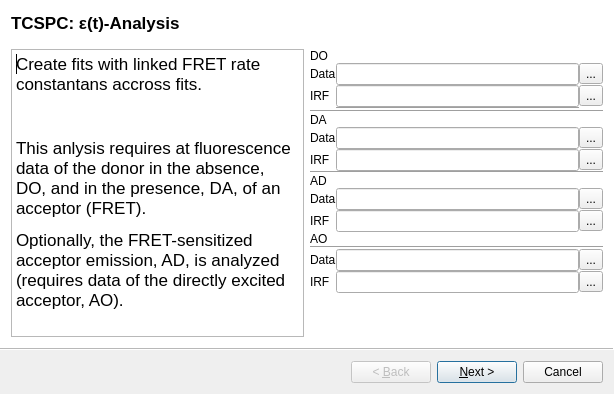
<?xml version="1.0" encoding="UTF-8"?>
<ui version="4.0">
 <class>Wizard</class>
 <widget class="QWizard" name="Wizard">
  <property name="geometry">
   <rect>
    <x>0</x>
    <y>0</y>
    <width>614</width>
    <height>394</height>
   </rect>
  </property>
  <property name="windowTitle">
   <string>Wizard</string>
  </property>
  <property name="sizeGripEnabled">
   <bool>false</bool>
  </property>
  <property name="modal">
   <bool>false</bool>
  </property>
  <property name="wizardStyle">
   <enum>QWizard::ModernStyle</enum>
  </property>
  <property name="titleFormat">
   <enum>Qt::AutoText</enum>
  </property>
  <widget class="QWizardPage" name="wizardPage1">
   <property name="title">
    <string>TCSPC: ε(t)-Analysis</string>
   </property>
   <property name="subTitle">
    <string/>
   </property>
   <layout class="QHBoxLayout" name="horizontalLayout">
    <item>
     <widget class="QTextEdit" name="textEdit">
      <property name="html">
       <string>&lt;!DOCTYPE HTML PUBLIC &quot;-//W3C//DTD HTML 4.0//EN&quot; &quot;http://www.w3.org/TR/REC-html40/strict.dtd&quot;&gt;
&lt;html&gt;&lt;head&gt;&lt;meta name=&quot;qrichtext&quot; content=&quot;1&quot; /&gt;&lt;style type=&quot;text/css&quot;&gt;
p, li { white-space: pre-wrap; }
&lt;/style&gt;&lt;/head&gt;&lt;body style=&quot; font-family:'.AppleSystemUIFont'; font-size:13pt; font-weight:400; font-style:normal;&quot;&gt;
&lt;p style=&quot; margin-top:12px; margin-bottom:12px; margin-left:0px; margin-right:0px; -qt-block-indent:0; text-indent:0px;&quot;&gt;&lt;img src=&quot;:/icons/icons/et.png&quot; width=&quot;50&quot; style=&quot;float: right;&quot; /&gt;Create fits with linked FRET rate constantans accross fits. &lt;/p&gt;
&lt;p style=&quot;-qt-paragraph-type:empty; margin-top:12px; margin-bottom:12px; margin-left:0px; margin-right:0px; -qt-block-indent:0; text-indent:0px;&quot;&gt;&lt;br /&gt;&lt;/p&gt;
&lt;p style=&quot; margin-top:12px; margin-bottom:12px; margin-left:0px; margin-right:0px; -qt-block-indent:0; text-indent:0px;&quot;&gt;This anlysis requires at fluorescence data of the donor in the absence, DO, and in the presence, DA, of an acceptor (FRET). &lt;/p&gt;
&lt;p style=&quot; margin-top:12px; margin-bottom:12px; margin-left:0px; margin-right:0px; -qt-block-indent:0; text-indent:0px;&quot;&gt;Optionally, the FRET-sensitized acceptor emission, AD, is analyzed (requires data of the directly excited acceptor, AO).&lt;/p&gt;&lt;/body&gt;&lt;/html&gt;</string>
      </property>
     </widget>
    </item>
    <item>
     <layout class="QVBoxLayout" name="verticalLayout">
      <property name="spacing">
       <number>0</number>
      </property>
      <item>
       <layout class="QGridLayout" name="gridLayout">
        <property name="spacing">
         <number>0</number>
        </property>
        <item row="1" column="0">
         <widget class="QLabel" name="label">
          <property name="text">
           <string>Data</string>
          </property>
         </widget>
        </item>
        <item row="6" column="1">
         <widget class="Line" name="line_2">
          <property name="orientation">
           <enum>Qt::Horizontal</enum>
          </property>
         </widget>
        </item>
        <item row="2" column="2">
         <widget class="QToolButton" name="toolButton_2">
          <property name="text">
           <string>...</string>
          </property>
         </widget>
        </item>
        <item row="2" column="0">
         <widget class="QLabel" name="label_2">
          <property name="text">
           <string>IRF</string>
          </property>
         </widget>
        </item>
        <item row="2" column="1">
         <widget class="QLineEdit" name="lineEdit_2"/>
        </item>
        <item row="1" column="1">
         <widget class="QLineEdit" name="lineEdit"/>
        </item>
        <item row="1" column="2">
         <widget class="QToolButton" name="toolButton">
          <property name="text">
           <string>...</string>
          </property>
         </widget>
        </item>
        <item row="0" column="0">
         <widget class="QLabel" name="label_7">
          <property name="text">
           <string>DO</string>
          </property>
         </widget>
        </item>
       </layout>
      </item>
      <item>
       <widget class="Line" name="line">
        <property name="orientation">
         <enum>Qt::Horizontal</enum>
        </property>
       </widget>
      </item>
      <item>
       <widget class="QLabel" name="label_8">
        <property name="text">
         <string>DA</string>
        </property>
       </widget>
      </item>
      <item>
       <layout class="QGridLayout" name="gridLayout_2">
        <property name="spacing">
         <number>0</number>
        </property>
        <item row="0" column="0">
         <widget class="QLabel" name="label_4">
          <property name="text">
           <string>Data</string>
          </property>
         </widget>
        </item>
        <item row="0" column="1">
         <widget class="QLineEdit" name="lineEdit_4"/>
        </item>
        <item row="0" column="2">
         <widget class="QToolButton" name="toolButton_4">
          <property name="text">
           <string>...</string>
          </property>
         </widget>
        </item>
        <item row="1" column="0">
         <widget class="QLabel" name="label_3">
          <property name="text">
           <string>IRF</string>
          </property>
         </widget>
        </item>
        <item row="1" column="1">
         <widget class="QLineEdit" name="lineEdit_3"/>
        </item>
        <item row="1" column="2">
         <widget class="QToolButton" name="toolButton_3">
          <property name="text">
           <string>...</string>
          </property>
         </widget>
        </item>
       </layout>
      </item>
      <item>
       <widget class="Line" name="line_3">
        <property name="orientation">
         <enum>Qt::Horizontal</enum>
        </property>
       </widget>
      </item>
      <item>
       <widget class="QLabel" name="label_9">
        <property name="text">
         <string>AD</string>
        </property>
       </widget>
      </item>
      <item>
       <layout class="QGridLayout" name="gridLayout_3">
        <property name="spacing">
         <number>0</number>
        </property>
        <item row="0" column="1">
         <widget class="QLineEdit" name="lineEdit_5"/>
        </item>
        <item row="1" column="2">
         <widget class="QToolButton" name="toolButton_6">
          <property name="text">
           <string>...</string>
          </property>
         </widget>
        </item>
        <item row="0" column="0">
         <widget class="QLabel" name="label_6">
          <property name="text">
           <string>Data</string>
          </property>
         </widget>
        </item>
        <item row="0" column="2">
         <widget class="QToolButton" name="toolButton_5">
          <property name="text">
           <string>...</string>
          </property>
         </widget>
        </item>
        <item row="1" column="1">
         <widget class="QLineEdit" name="lineEdit_6"/>
        </item>
        <item row="1" column="0">
         <widget class="QLabel" name="label_5">
          <property name="text">
           <string>IRF</string>
          </property>
         </widget>
        </item>
       </layout>
      </item>
      <item>
       <widget class="QLabel" name="label_12">
        <property name="text">
         <string>AO</string>
        </property>
       </widget>
      </item>
      <item>
       <widget class="Line" name="line_4">
        <property name="orientation">
         <enum>Qt::Horizontal</enum>
        </property>
       </widget>
      </item>
      <item>
       <layout class="QGridLayout" name="gridLayout_4">
        <property name="spacing">
         <number>0</number>
        </property>
        <item row="1" column="0">
         <widget class="QLabel" name="label_10">
          <property name="text">
           <string>IRF</string>
          </property>
         </widget>
        </item>
        <item row="1" column="2">
         <widget class="QToolButton" name="toolButton_7">
          <property name="text">
           <string>...</string>
          </property>
         </widget>
        </item>
        <item row="1" column="1">
         <widget class="QLineEdit" name="lineEdit_7"/>
        </item>
        <item row="0" column="0">
         <widget class="QLabel" name="label_11">
          <property name="text">
           <string>Data</string>
          </property>
         </widget>
        </item>
        <item row="0" column="1">
         <widget class="QLineEdit" name="lineEdit_8"/>
        </item>
        <item row="0" column="2">
         <widget class="QToolButton" name="toolButton_8">
          <property name="text">
           <string>...</string>
          </property>
         </widget>
        </item>
       </layout>
      </item>
      <item>
       <spacer name="verticalSpacer">
        <property name="orientation">
         <enum>Qt::Vertical</enum>
        </property>
        <property name="sizeHint" stdset="0">
         <size>
          <width>20</width>
          <height>40</height>
         </size>
        </property>
       </spacer>
      </item>
     </layout>
    </item>
   </layout>
  </widget>
  <widget class="QWizardPage" name="wizardPage2">
   <property name="title">
    <string>Create fits</string>
   </property>
   <property name="subTitle">
    <string/>
   </property>
   <layout class="QGridLayout" name="gridLayout_6">
    <item row="0" column="0" rowspan="2">
     <widget class="QTextBrowser" name="textBrowser">
      <property name="sizePolicy">
       <sizepolicy hsizetype="Expanding" vsizetype="Expanding">
        <horstretch>0</horstretch>
        <verstretch>0</verstretch>
       </sizepolicy>
      </property>
      <property name="html">
       <string>&lt;!DOCTYPE HTML PUBLIC &quot;-//W3C//DTD HTML 4.0//EN&quot; &quot;http://www.w3.org/TR/REC-html40/strict.dtd&quot;&gt;
&lt;html&gt;&lt;head&gt;&lt;meta name=&quot;qrichtext&quot; content=&quot;1&quot; /&gt;&lt;style type=&quot;text/css&quot;&gt;
p, li { white-space: pre-wrap; }
&lt;/style&gt;&lt;/head&gt;&lt;body style=&quot; font-family:'.AppleSystemUIFont'; font-size:13pt; font-weight:400; font-style:normal;&quot;&gt;
&lt;p style=&quot; margin-top:0px; margin-bottom:0px; margin-left:0px; margin-right:0px; -qt-block-indent:0; text-indent:0px;&quot;&gt;Create an optimize individial fits.&lt;/p&gt;&lt;/body&gt;&lt;/html&gt;</string>
      </property>
     </widget>
    </item>
    <item row="0" column="1">
     <layout class="QGridLayout" name="gridLayout_5">
      <property name="horizontalSpacing">
       <number>-1</number>
      </property>
      <property name="verticalSpacing">
       <number>0</number>
      </property>
      <item row="0" column="0">
       <widget class="QCheckBox" name="checkBox">
        <property name="sizePolicy">
         <sizepolicy hsizetype="Minimum" vsizetype="Fixed">
          <horstretch>0</horstretch>
          <verstretch>0</verstretch>
         </sizepolicy>
        </property>
        <property name="text">
         <string>Donor (DO)</string>
        </property>
        <property name="checkable">
         <bool>false</bool>
        </property>
       </widget>
      </item>
      <item row="0" column="1">
       <widget class="QToolButton" name="toolButton_9">
        <property name="sizePolicy">
         <sizepolicy hsizetype="Fixed" vsizetype="Fixed">
          <horstretch>0</horstretch>
          <verstretch>0</verstretch>
         </sizepolicy>
        </property>
        <property name="text">
         <string>create</string>
        </property>
       </widget>
      </item>
      <item row="1" column="0">
       <widget class="QCheckBox" name="checkBox_2">
        <property name="enabled">
         <bool>false</bool>
        </property>
        <property name="text">
         <string>FRET (DA)</string>
        </property>
        <property name="checkable">
         <bool>false</bool>
        </property>
       </widget>
      </item>
      <item row="1" column="1">
       <widget class="QToolButton" name="toolButton_10">
        <property name="enabled">
         <bool>true</bool>
        </property>
        <property name="sizePolicy">
         <sizepolicy hsizetype="Minimum" vsizetype="Fixed">
          <horstretch>0</horstretch>
          <verstretch>0</verstretch>
         </sizepolicy>
        </property>
        <property name="text">
         <string>create</string>
        </property>
       </widget>
      </item>
      <item row="2" column="0">
       <widget class="QCheckBox" name="checkBox_3">
        <property name="enabled">
         <bool>false</bool>
        </property>
        <property name="text">
         <string>Acceptor (AO)</string>
        </property>
        <property name="checkable">
         <bool>false</bool>
        </property>
       </widget>
      </item>
      <item row="2" column="1">
       <widget class="QToolButton" name="toolButton_11">
        <property name="enabled">
         <bool>false</bool>
        </property>
        <property name="sizePolicy">
         <sizepolicy hsizetype="Minimum" vsizetype="Fixed">
          <horstretch>0</horstretch>
          <verstretch>0</verstretch>
         </sizepolicy>
        </property>
        <property name="text">
         <string>create</string>
        </property>
       </widget>
      </item>
      <item row="3" column="0">
       <widget class="QCheckBox" name="checkBox_4">
        <property name="enabled">
         <bool>false</bool>
        </property>
        <property name="text">
         <string>Acceptor (AD)</string>
        </property>
        <property name="checkable">
         <bool>false</bool>
        </property>
       </widget>
      </item>
      <item row="3" column="1">
       <widget class="QToolButton" name="toolButton_12">
        <property name="enabled">
         <bool>false</bool>
        </property>
        <property name="sizePolicy">
         <sizepolicy hsizetype="Minimum" vsizetype="Fixed">
          <horstretch>0</horstretch>
          <verstretch>0</verstretch>
         </sizepolicy>
        </property>
        <property name="text">
         <string>create</string>
        </property>
       </widget>
      </item>
     </layout>
    </item>
    <item row="1" column="1">
     <spacer name="verticalSpacer_2">
      <property name="orientation">
       <enum>Qt::Vertical</enum>
      </property>
      <property name="sizeHint" stdset="0">
       <size>
        <width>20</width>
        <height>142</height>
       </size>
      </property>
     </spacer>
    </item>
   </layout>
  </widget>
 </widget>
 <resources>
  <include location="../gui/resources/resource.qrc"/>
 </resources>
 <connections>
  <connection>
   <sender>toolButton_9</sender>
   <signal>toggled(bool)</signal>
   <receiver>checkBox</receiver>
   <slot>setChecked(bool)</slot>
   <hints>
    <hint type="sourcelabel">
     <x>577</x>
     <y>64</y>
    </hint>
    <hint type="destinationlabel">
     <x>496</x>
     <y>64</y>
    </hint>
   </hints>
  </connection>
 </connections>
</ui>
